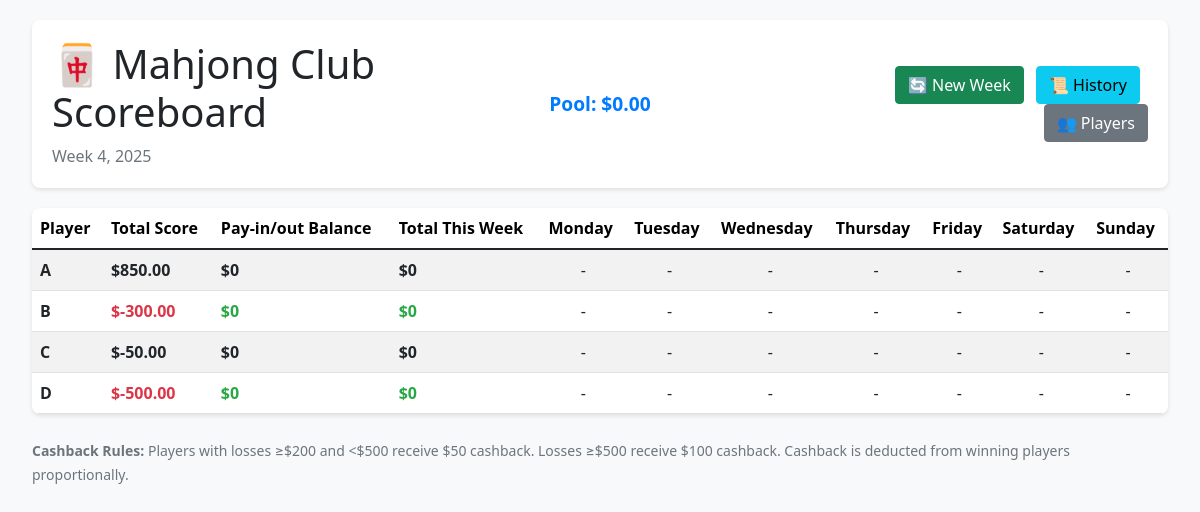
The app's page /, older data.
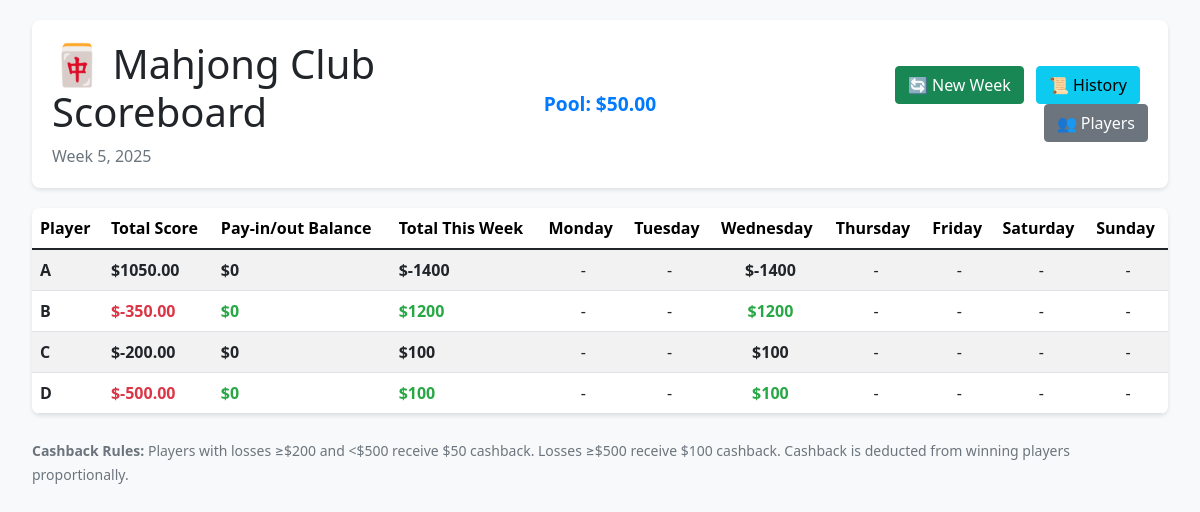
The same page, newer data.
### scoreboard/models.py (models this page shows, shortened)
class Week(models.Model):
    week_number = models.IntegerField()
    year = models.IntegerField()
    start_date = models.DateField()
    end_date = models.DateField(null=True, blank=True)
    is_current = models.BooleanField(default=True)
    created_at = models.DateTimeField(auto_now_add=True)
    class Meta:
        ordering = ["-year", "-week_number"]
        unique_together = ["week_number", "year"]
    def __str__(self):
        return f"Week {self.week_number}, {self.year}"
    @classmethod
    def get_current_week(cls):
        current_week = cls.objects.filter(is_current=True).first()
        if not current_week:
            today = timezone.now().date()
            current_week = cls.objects.create(
                week_number=1, year=today.year, start_date=today, is_current=True
            )
        return current_week

class Pool(models.Model):
    balance = models.DecimalField(max_digits=10, decimal_places=2, default=0)
    updated_at = models.DateTimeField(auto_now=True)
    @classmethod
    def get_pool(cls):
        pool, created = cls.objects.get_or_create(id=1)
        return pool

class Player(models.Model):
    name = models.CharField(max_length=100, unique=True)
    total_score = models.DecimalField(max_digits=10, decimal_places=2, default=0)
    created_at = models.DateTimeField(auto_now_add=True)
    class Meta:
        ordering = ["name"]
    def get_payin_payout_balance(self):
        balance = Transaction.objects.filter(
            player=self,
            week=Week.get_current_week(),
            transaction_type__in=["PAYIN", "PAYOUT"],
        ).aggregate(total=Sum("value"))["total"] or Decimal("0")
        return balance
    def get_weekly_total(self):
        current_week = Week.get_current_week()
        total = Transaction.objects.filter(
            player=self,
            week=current_week,
            transaction_type="SESSION",
        ).aggregate(total=Sum("value"))["total"] or Decimal("0")
        return total
    def get_session_scores(self):
        current_week = Week.get_current_week()
        weekdays = [
            "Monday",
            "Tuesday",
            "Wednesday",
            "Thursday",
            "Friday",
            "Saturday",
            "Sunday",
        ]
        scores = {}
        for day in weekdays:
            score = Transaction.objects.filter(
                player=self, week=current_week, transaction_type="SESSION", weekday=day
            ).aggregate(total=Sum("value"))["total"] or Decimal("0")
            scores[day] = score
        return scores

### scoreboard/views.py (the view)
# urls.py: path("", views.dashboard, name="dashboard"),
def dashboard(request):
    current_week = Week.get_current_week()
    players = Player.objects.all()
    pool = Pool.get_pool()
    player_data = []
    weekdays = [
        "Monday",
        "Tuesday",
        "Wednesday",
        "Thursday",
        "Friday",
        "Saturday",
        "Sunday",
    ]
    for player in players:
        session_scores = player.get_session_scores()
        session_list = [(day, session_scores.get(day, 0)) for day in weekdays]
        player_info = {
            "player": player,
            "total_score": player.total_score,
            "payin_payout": player.get_payin_payout_balance(),
            "weekly_total": player.get_weekly_total(),
            "sessions": session_list,
        }
        player_data.append(player_info)
    context = {
        "player_data": player_data,
        "weekdays": weekdays,
        "current_week": current_week,
        "pool": pool,
    }
    return render(request, "mahjong/dashboard.html", context)

### scoreboard/templates/mahjong/dashboard.html (shortened to what this page needs)
{% load static %}
<!DOCTYPE html>
<html lang="en">
<head>
    <link href="https://cdn.jsdelivr.net/npm/bootstrap@5.1.3/dist/css/bootstrap.min.css" rel="stylesheet">
</head>
<body>
    <div class="container-fluid">
        <div class="header-section">
            <div class="row align-items-center">
                <div class="col-md-4">
                    <h1>🀄 Mahjong Club Scoreboard</h1>
                    <p class="text-muted mb-0">{{ current_week }}</p>
                </div>
                <div class="col-md-4 text-center">
                    <div class="pool-display">
                        Pool: ${{ pool.balance }}
                    </div>
                </div>
                <div class="col-md-4 text-end">
                    <a href="{% url 'new_week' %}" class="btn btn-success me-2">🔄 New Week</a>
                    <a href="{% url 'transaction_history' %}" class="btn btn-info me-2">📜 History</a>
                    <a href="{% url 'manage_players' %}" class="btn btn-secondary">👥 Players</a>
                </div>
            </div>
        </div>
        <div class="scoreboard-table">
            <table class="table table-striped table-hover mb-0">
                <thead>
                    <tr>
                        <th>Player</th>
                        <th>Total Score</th>
                        <th>Pay-in/out Balance</th>
                        <th>Total This Week</th>
                        {% for day in weekdays %}
                            <th>{{ day }}</th>
                        {% endfor %}
                    </tr>
                </thead>
                <tbody>
                    {% for data in player_data %}
                        <tr>
                            <td><strong>{{ data.player.name }}</strong></td>
                            <td class="{% if data.total_score >= 0 %}positive{% else %}negative{% endif %}">
                                ${{ data.total_score }}
                            </td>
                            <td class="{% if data.payin_payout >= 0 %}positive{% else %}negative{% endif %}">
                                ${{ data.payin_payout }}
                            </td>
                            <td class="{% if data.weekly_total >= 0 %}positive{% else %}negative{% endif %}">
                                ${{ data.weekly_total }}
                            </td>
                            {% for day, score in data.sessions %}
                                <td class="weekday-cell {% if score > 0 %}positive{% elif score < 0 %}negative{% endif %}" data-weekday="{{ day }}" data-player="{{ data.player.id }}">
                                    <div class="d-flex flex-column align-items-center">
                                        <div class="score-display">
                                            {% if score != 0 %}${{ score }}{% else %}-{% endif %}
                                        </div>
                                    </div>
                                </td>
                            {% endfor %}
                        </tr>
                    {% empty %}
                        <tr>
                            <td colspan="{{ weekdays|length|add:4 }}" class="text-center text-muted py-4">
                                No players yet. <a href="{% url 'manage_players' %}">Add a player</a> to get started.
                            </td>
                        </tr>
                    {% endfor %}
                </tbody>
            </table>
        </div>
        <div class="mt-4 text-muted">
            <small>
                <strong>Cashback Rules:</strong>
                Players with losses ≥$200 and <$500 receive $50 cashback.
                Losses ≥$500 receive $100 cashback.
                Cashback is deducted from winning players proportionally.
            </small>
        </div>
    </div>
</body>
</html>

Row changes from the older to the newer data that the page shows:
no longer on this page (row edited): Week: week_number+year "Week 4, 2025"
added Week: week_number+year "Week 5, 2025"
changed Pool: balance "0.00" → "50.00"
changed Player (number 1 of 4 on the later page): total_score "850.00" → "1050.00"; weekly_total "0" → "-1400"
changed Player (number 2 of 4 on the later page): total_score "-300.00" → "-350.00"; weekly_total "0" → "1200"
changed Player (number 3 of 4 on the later page): total_score "-50.00" → "-200.00"; weekly_total "0" → "100"
computed for Player (number 4 of 4 on the later page): weekly_total "0" → "100"
Text that changed along with them:
new list line: "$ -1400"
new list line: "$ 1200"
new list line: "$ 100"
